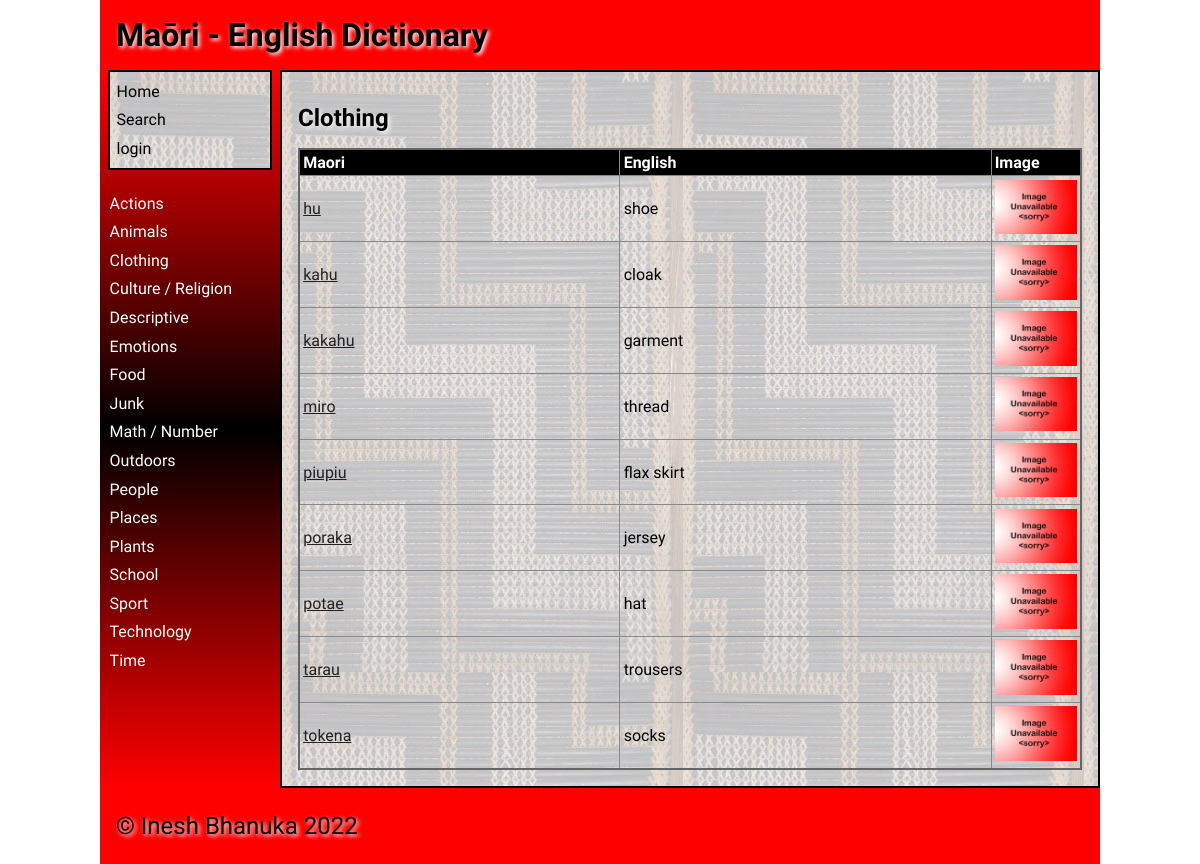
Before: /category/3 with the older database file.
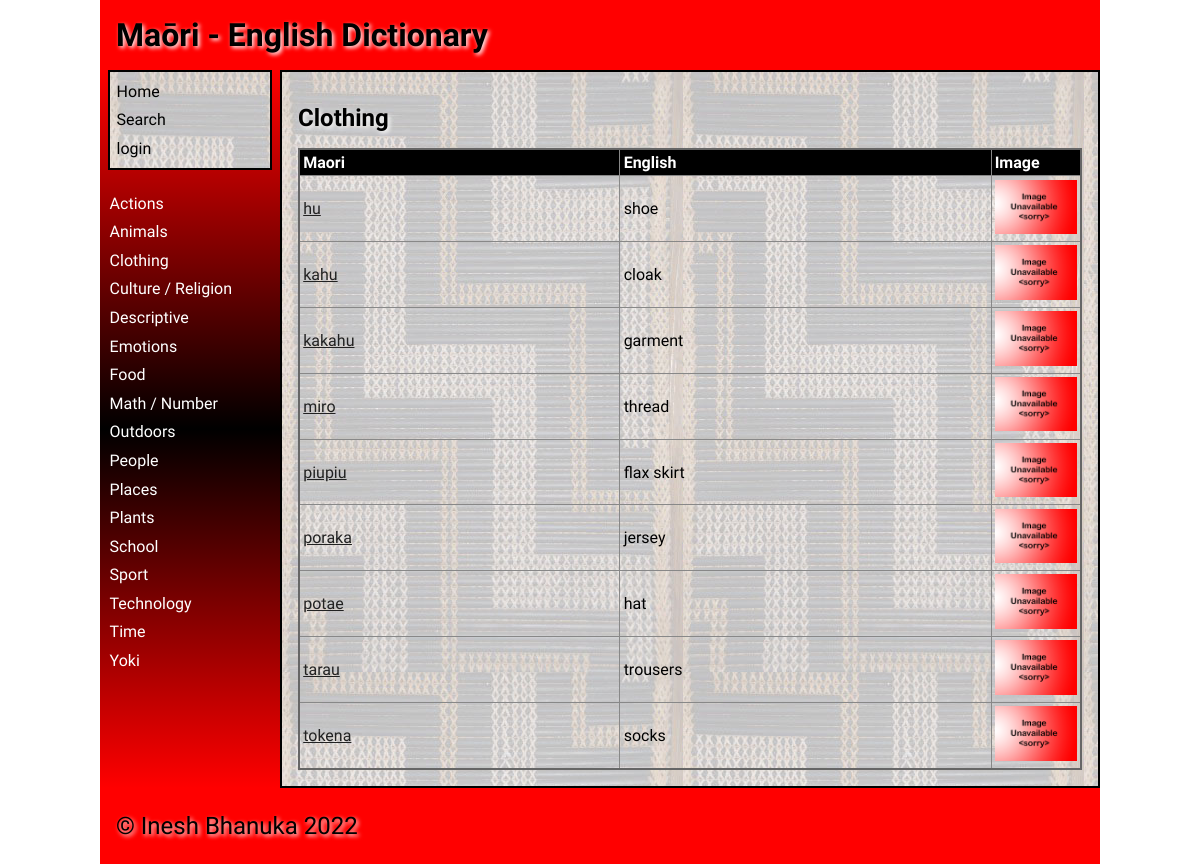
After: the same page with the newer database file.
### tables this page shows
CREATE TABLE "category"
(
    id            integer
        primary key autoincrement,
    category_name varchar(30) not null
);

CREATE TABLE "dictionary"
(
    id          integer
        primary key autoincrement,
    maori       varchar(30)   not null,
    english     varchar(30)   not null,
    description varchar(1000) not null,
    level       integer       not null,
    category_id integer       not null
        references category
            on delete cascade,
    user_id     integer
                              references user_details
                                  on delete set null,
    date_added  datetime      not null
);

### app.py (the view)
@app.route('/category/<category_id>', methods=["POST", "GET"])
def render_category(category_id):
    if request.method == "POST":
        is_valid, return_url = validate_add_word(request.form, category_id)
        if not is_valid:
            return redirect(return_url)
        return redirect(f'/category/{category_id}')
    words = get_category_words(category_id)
    if words is None:
        return redirect('/?error=Category+could+not+be+retrieved+unexpected+error')
    error = request.args.get('error')
    return render_template('category.html',
                           category_words=words,
                           logged_in=is_logged_in(),
                           image_names=get_image_filenames(words),
                           error=error,
                           category_list=get_categories(),
                           allow_edit=allow_edit(),
                           current_user=get_user())

### data_access.py (called while the page is built)
def get_connection(db_file):
    try:
        connection = sqlite3.connect(db_file)
        connection.execute('pragma foreign_keys=ON')
        return connection
    except Error as e:
        print(e)
    return None

def execute_query(query, args=None):
    connection = get_connection(DATABASE)
    cursor = connection.cursor()
    try:
        if args is None:
            cursor.execute(query)
        else:
            cursor.execute(query, args)
        query_results = cursor.fetchall()
    except sqlite3.Error as e:
        return e
    finally:
        if connection is not None:
            connection.close()
    return query_results

def get_category_list():
    category_list = execute_query("SELECT * FROM category ORDER BY category_name")
    if issubclass(type(category_list), Error):
        return []
    return category_list

def get_words(category_id):
    query = """SELECT c.category_name, d.maori, d.english, d.id, c.id
               FROM category c
               LEFT JOIN dictionary d on c.id = d.category_id
               WHERE c.id = ?
               ORDER BY maori, english"""
    query_results = execute_query(query, [category_id])
    if issubclass(type(query_results), Error) or len(query_results) == 0:
        return None
    return query_results

### services.py (called while the page is built)
def is_logged_in():
    if session.get('email') is None:
        return False
    else:
        return True

def allow_edit():
    if not is_logged_in():
        return False
    email = session.get('email')
    allow = get_allow_edit(email)
    if allow is None:
        return False
    return allow

def get_categories():
    return get_category_list()

def get_category_words(category_id):
    return get_words(category_id)

def get_user():
    first_name = session.get('first_name')
    if first_name is None:
        user_details = ""
    else:
        last_name = session.get('last_name')
        user_type = session.get('user_type').title()
        user_details = f"{first_name} {last_name} ({user_type})"
    return user_details

def get_image_filename(english_word):
    path_file = f"{IMAGE_PATH}{english_word}.*"
    listing = glob.glob(path_file)
    for filename in listing:
        return os.path.basename(filename)
    return NO_IMAGE_FILENAME

def get_image_filenames(words):
    image_names = []
    for word in words:
        image_names.append(get_image_filename(word[2]))
    return image_names

### templates/category.html (shortened to what this page needs)
{% extends "base.html" %}
{% block main %}
    {% if logged_in and allow_edit %}
        <h2>{{ category_words[0][0] }} <strong>-</strong> <a href="\delete_category\{{ category_words[0][4] }}">Delete Category</a></h2>
    {% else %}
        <h2>{{ category_words[0][0] }}</h2>
    {% endif %}
    <table class="table">
        <thead>
            <tr>
                <th><strong>Maori</strong></th>
                <th><strong>English</strong></th>
                <th><strong>Image</strong></th>
            </tr>
        </thead>
        <tbody>
            {% for word in category_words %}
                <tr>
                    {% if word[1] != None %}
                        <td><a href="\word\{{ word[3] }}?breadcrumb=/category/{{ category_words[0][4] }}">{{ word[1] }}</a></td>
                        <td>{{ word[2] }}</td>
                        <td><img class="thumb" src= "../static/images/{{ image_names[loop.index0]}}" alt="Word image"></td>
                    {% endif %}
                </tr>
            {% endfor %}
        </tbody>
    </table>
{% endblock %}

### templates/base.html (shortened to what this page needs)
<!doctype html>
<html lang="en">
<head>
	<link href="{{ url_for('static', filename='css/style.css') }}" rel="stylesheet">
</head>
<body>
	<div id="container">
		<header>
			<span class="heading">Maōri - English Dictionary</span>
            <span class="right">{{ current_user }}</span>
		</header>
		<nav style="padding-top: 0">
			<ul>
                <div class="main-links">
                    <li><a href="/" style="color: black;">Home</a></li>
                    <li><a href="/search/~" style="color: black;">Search</a></li>
                    {% if logged_in %}
                        {% if allow_edit %}
                            <li><a href="/add_category" style="color: black;">Add Category</a></li>
                        {% endif %}
                        <li><a href="/logout" style="color: black;">Logout</a></li>
                    {% else %}
                        <li><a href="/login" style="color: black;">login</a></li>
                    {% endif %}
                </div>
                <br>
                {% for category in category_list %}
                    <li><a href="/category/{{ category[0] }}">{{ category[1] }}</a></li>
                {% endfor %}
			</ul>
		</nav>
		<main style="border: solid black 2px">
            {% block main %}{% endblock %}
        </main>
		<footer>
			<p>
				&copy; Inesh Bhanuka 2022
			</p>
		</footer>
	</div>
</body>
</html>

### static/css/style.css (style rules this page uses)
* { font-family: Comfortaa, sans-serif; margin: 0; padding: 0; box-sizing: border-box; }
.main-links { background-image: url('../images/poutama.jpg'); padding: 5px; color: black !important; border: solid black 2px; }
#container { display: grid; grid-template-columns: 75px auto; grid-template-areas: 'nav header' 'main main' 'footer footer'; }
header { grid-area: header; background-color: #f00; padding: 1rem; }
nav { grid-area: nav; }
main { grid-area: main; padding: 1rem; background-color: #edd; }
h1, h2, h3, h4 { padding: 1rem 0; font-family: 'Suez One', serif; color: #000; text-shadow: 2px 2px 4px #fff; }
p { padding: 0.5rem 0; }
a { color: #222; }
img { width: 100%; }
table { width: 100%; border: 2px solid #666; border-collapse: collapse; }
table thead { background-color: black; color: white; }
th, td { border: 1px solid #888; padding: 0.2rem; text-align: left; }
th { background-color: #000000; color: #ffffff; }
tr th:last-child { width: 90px; }
tr td:last-child { width: 90px; }
.thumb { max-width: 90px; }
footer { grid-area: footer; padding: 1rem; background-color: #f00; }
footer p { color: #000; text-shadow: 2px 2px 4px #fff; font-size: 1.5rem; }
.right { float: right; padding: 10px; font-weight: bold; font-family: 'Suez One', serif; text-shadow: 2px 2px 4px #fff; }
.heading { font-size: 2em; margin-block-start: 0.67em; margin-block-end: 0.67em; margin-inline-start: 0; margin-inline-end: 0; font-weight: bold; padding: 1rem 0; font-family: 'Suez One', serif; color: #000; text-shadow: 2px 2px 4px #fff; }
@media only screen and (min-width: 768px) { #container { grid-template-columns: 180px auto; grid-template-areas: 'header header' 'nav main' 'footer footer'; } }
@media only screen and (min-width: 768px) { nav { background: linear-gradient(180deg, rgba(255,0,0,1) 0%, rgba(0, 0, 0, 1) 50%, rgba(255,0,0,1) 100%); padding: 0.5rem; } }
@media only screen and (min-width: 768px) { nav ul { list-style: none; } }
@media only screen and (min-width: 768px) { nav li { padding: 0.3rem 0 0.3rem 0.1rem; } }
@media only screen and (min-width: 768px) { nav a { color: #fff; text-decoration: none; } }
@media only screen and (min-width: 768px) { main { background-image: url('../images/poutama.jpg'); } }
@media only screen and (min-width: 1000px) { #container { width: 1000px; margin: auto; } }

Changed rows visible on the page:
removed category: category_name "Junk"
added category: category_name "Yoki"
